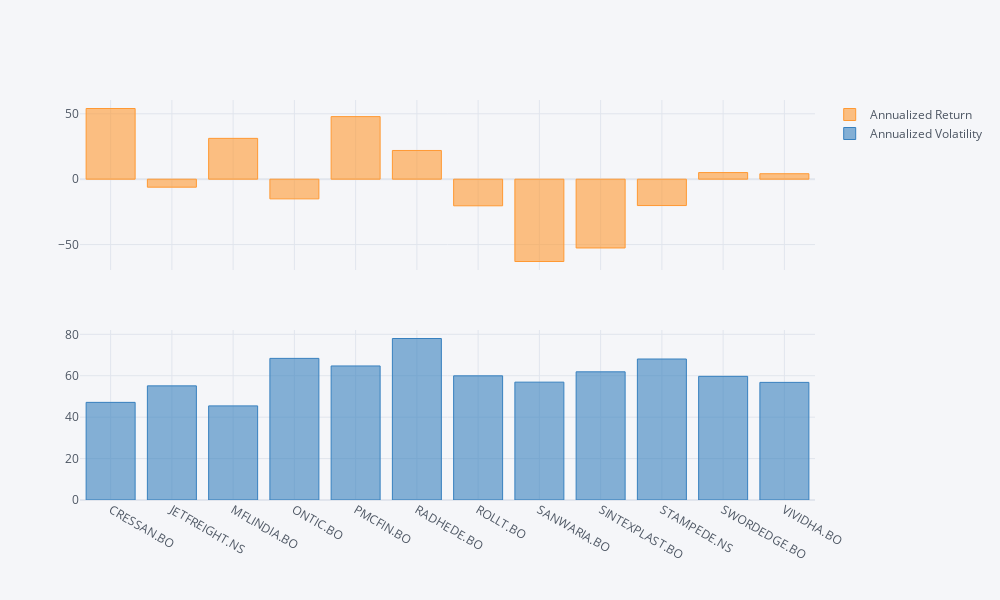

The cell this chart's notebook holds for it:
### Code cell
# Calculate returns 
returns = df.pct_change().fillna(0)
returns

# Plot annualized return and volatility
pd.DataFrame({
    'Annualized Return': round(returns.mean()*252*100,2),
    'Annualized Volatility': round(returns.std()*sqrt(252)*100,2)
}).iplot(kind='bar', shared_xaxes=True, subplots=True)

### Figure 1 — Plotly figure (JSON) as saved in the notebook; plotly's stock layout.template omitted (floating-point values rounded to 4 significant figures)
{"data": [{"marker": {"color": "rgba(255, 153, 51, 0.6)", "line": {"color": "rgba(255, 153, 51, 1.0)", "width": 1}}, "name": "Annualized Return", "orientation": "v", "text": "", "type": "bar", "x": ["CRESSAN.BO", "JETFREIGHT.NS", "MFLINDIA.BO", "ONTIC.BO", "PMCFIN.BO", "RADHEDE.BO", "ROLLT.BO", "SANWARIA.BO", "SINTEXPLAST.BO", "STAMPEDE.NS", "SWORDEDGE.BO", "VIVIDHA.BO"], "xaxis": "x", "y": [54.03, -6.11, 31.2, -15.04, 47.82, 21.95, -20.35, -62.92, -52.58, -20.16, 5.06, 4.18], "yaxis": "y"}, {"marker": {"color": "rgba(55, 128, 191, 0.6)", "line": {"color": "rgba(55, 128, 191, 1.0)", "width": 1}}, "name": "Annualized Volatility", "orientation": "v", "text": "", "type": "bar", "x": ["CRESSAN.BO", "JETFREIGHT.NS", "MFLINDIA.BO", "ONTIC.BO", "PMCFIN.BO", "RADHEDE.BO", "ROLLT.BO", "SANWARIA.BO", "SINTEXPLAST.BO", "STAMPEDE.NS", "SWORDEDGE.BO", "VIVIDHA.BO"], "xaxis": "x2", "y": [47.15, 55.12, 45.45, 68.39, 64.73, 77.99, 59.96, 56.91, 61.9, 68.09, 59.72, 56.8], "yaxis": "y2"}], "layout": {"height": 600, "legend": {"bgcolor": "#F5F6F9", "font": {"color": "#4D5663"}}, "paper_bgcolor": "#F5F6F9", "plot_bgcolor": "#F5F6F9", "title": {"font": {"color": "#4D5663"}}, "width": 1000, "xaxis": {"anchor": "y", "domain": [0, 1], "gridcolor": "#E1E5ED", "matches": "x2", "showgrid": true, "showticklabels": false, "tickfont": {"color": "#4D5663"}, "title": {"font": {"color": "#4D5663"}, "text": ""}, "zerolinecolor": "#E1E5ED"}, "xaxis2": {"anchor": "y2", "domain": [0, 1], "gridcolor": "#E1E5ED", "showgrid": true, "tickfont": {"color": "#4D5663"}, "title": {"font": {"color": "#4D5663"}, "text": ""}, "zerolinecolor": "#E1E5ED"}, "yaxis": {"anchor": "x", "domain": [0.575, 1], "gridcolor": "#E1E5ED", "showgrid": true, "tickfont": {"color": "#4D5663"}, "title": {"font": {"color": "#4D5663"}, "text": ""}, "zerolinecolor": "#E1E5ED"}, "yaxis2": {"anchor": "x2", "domain": [0, 0.425], "gridcolor": "#E1E5ED", "showgrid": true, "tickfont": {"color": "#4D5663"}, "title": {"font": {"color": "#4D5663"}, "text": ""}, "zerolinecolor": "#E1E5ED"}}}
